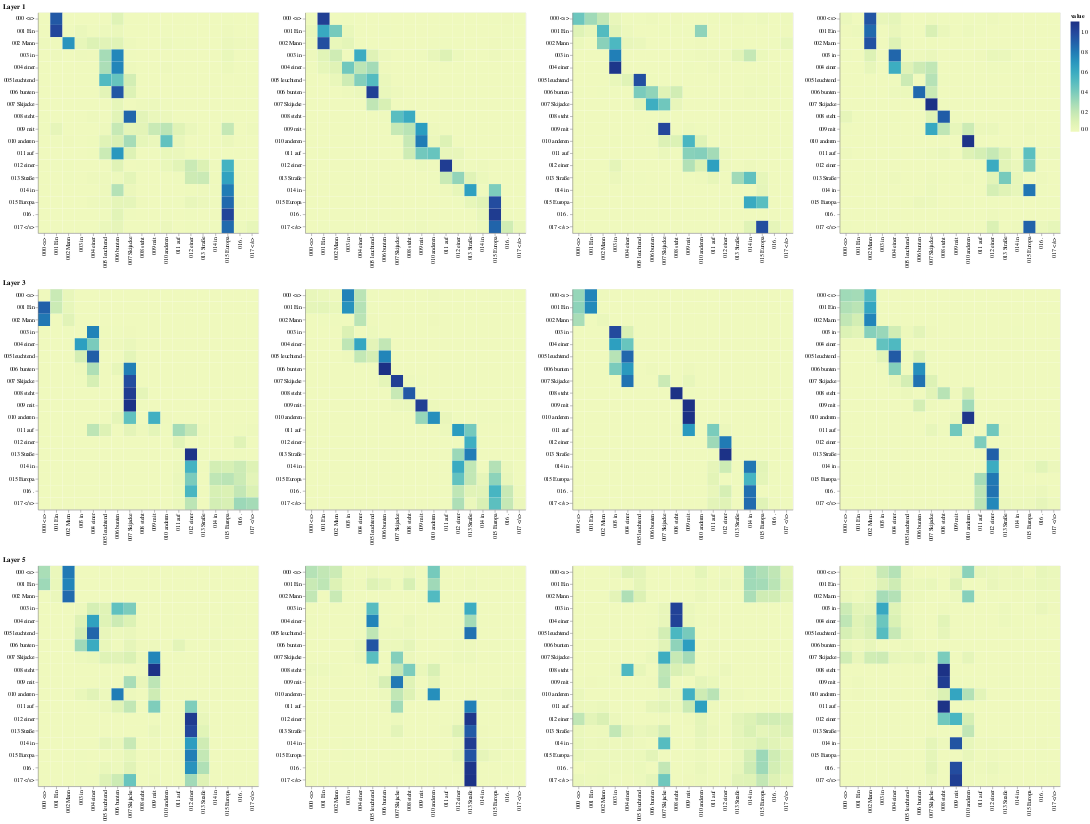

Notebook source saved alongside this figure:
### Code cell
# ## Attention Visualization
#
# > Even with a greedy decoder the translation looks pretty good. We
# > can further visualize it to see what is happening at each layer of
# > the attention


# %%
def mtx2df(m, max_row, max_col, row_tokens, col_tokens):
    "convert a dense matrix to a data frame with row and column indices"
    return pd.DataFrame(
        [
            (
                r,
                c,
                float(m[r, c]),
                "%.3d %s" % (r, row_tokens[r] if len(row_tokens) > r else "<blank>"),
                "%.3d %s" % (c, col_tokens[c] if len(col_tokens) > c else "<blank>"),
            )
            for r in range(m.shape[0])
            for c in range(m.shape[1])
            if r < max_row and c < max_col
        ],
        # if float(m[r,c]) != 0 and r < max_row and c < max_col],
        columns=["row", "column", "value", "row_token", "col_token"],
    )


def attn_map(attn, layer, head, row_tokens, col_tokens, max_dim=30):
    df = mtx2df(
        attn[0, head].data,
        max_dim,
        max_dim,
        row_tokens,
        col_tokens,
    )
    return (
        alt.Chart(data=df)
        .mark_rect()
        .encode(
            x=alt.X("col_token", axis=alt.Axis(title="")),
            y=alt.Y("row_token", axis=alt.Axis(title="")),
            color="value",
            tooltip=["row", "column", "value", "row_token", "col_token"],
        )
        .properties(height=400, width=400)
        .interactive()
    )


# %% tags=[]
def get_encoder(model, layer):
    return model.encoder.layers[layer].self_attn.attn


def get_decoder_self(model, layer):
    return model.decoder.layers[layer].self_attn.attn


def get_decoder_src(model, layer):
    return model.decoder.layers[layer].src_attn.attn


def visualize_layer(model, layer, getter_fn, ntokens, row_tokens, col_tokens):
    # ntokens = last_example[0].ntokens
    attn = getter_fn(model, layer)
    n_heads = attn.shape[1]
    charts = [
        attn_map(
            attn,
            0,
            h,
            row_tokens=row_tokens,
            col_tokens=col_tokens,
            max_dim=ntokens,
        )
        for h in range(n_heads)
    ]
    assert n_heads == 8
    return alt.vconcat(
        charts[0]
        # | charts[1]
        | charts[2]
        # | charts[3]
        | charts[4]
        # | charts[5]
        | charts[6]
        # | charts[7]
        # layer + 1 due to 0-indexing
    ).properties(title="Layer %d" % (layer + 1))


# %% [markdown]
# ## Encoder Self Attention


# %% tags=[]
def viz_encoder_self():
    model, example_data = run_model_example(n_examples=1)
    example = example_data[len(example_data) - 1]  # batch object for the final example

    layer_viz = [
        visualize_layer(
            model, layer, get_encoder, len(example[1]), example[1], example[1]
        )
        for layer in range(6)
    ]
    return alt.hconcat(
        layer_viz[0]
        # & layer_viz[1]
        & layer_viz[2]
        # & layer_viz[3]
        & layer_viz[4]
        # & layer_viz[5]
    )


viz_encoder_self()

### Figure 1 — Vega-Lite specification as saved in the notebook (floating-point values rounded to 4 significant figures; data arrays with more than 128 entries replaced by an {"elided": "..."} marker saying what was removed)
{"config": {"view": {"continuousWidth": 300, "continuousHeight": 300}}, "hconcat": [{"vconcat": [{"hconcat": [{"data": {"name": "data-e13755fbed5418ffda1c33152af5f928"}, "mark": {"type": "rect"}, "encoding": {"color": {"field": "value", "type": "quantitative"}, "tooltip": [{"field": "row", "type": "quantitative"}, {"field": "column", "type": "quantitative"}, {"field": "value", "type": "quantitative"}, {"field": "row_token", "type": "nominal"}, {"field": "col_token", "type": "nominal"}], "x": {"axis": {"title": ""}, "field": "col_token", "type": "nominal"}, "y": {"axis": {"title": ""}, "field": "row_token", "type": "nominal"}}, "height": 400, "name": "view_1", "width": 400}, {"data": {"name": "data-d8f5561910985c2a5f5fea2d69bacc62"}, "mark": {"type": "rect"}, "encoding": {"color": {"field": "value", "type": "quantitative"}, "tooltip": [{"field": "row", "type": "quantitative"}, {"field": "column", "type": "quantitative"}, {"field": "value", "type": "quantitative"}, {"field": "row_token", "type": "nominal"}, {"field": "col_token", "type": "nominal"}], "x": {"axis": {"title": ""}, "field": "col_token", "type": "nominal"}, "y": {"axis": {"title": ""}, "field": "row_token", "type": "nominal"}}, "height": 400, "name": "view_2", "width": 400}, {"data": {"name": "data-3694e790dc0072128033c5a76b9ff188"}, "mark": {"type": "rect"}, "encoding": {"color": {"field": "value", "type": "quantitative"}, "tooltip": [{"field": "row", "type": "quantitative"}, {"field": "column", "type": "quantitative"}, {"field": "value", "type": "quantitative"}, {"field": "row_token", "type": "nominal"}, {"field": "col_token", "type": "nominal"}], "x": {"axis": {"title": ""}, "field": "col_token", "type": "nominal"}, "y": {"axis": {"title": ""}, "field": "row_token", "type": "nominal"}}, "height": 400, "name": "view_3", "width": 400}, {"data": {"name": "data-2cd59c46d085da46d8231c78bddfbc84"}, "mark": {"type": "rect"}, "encoding": {"color": {"field": "value", "type": "quantitative"}, "tooltip": [{"field": "row", "type": "quantitative"}, {"field": "column", "type": "quantitative"}, {"field": "value", "type": "quantitative"}, {"field": "row_token", "type": "nominal"}, {"field": "col_token", "type": "nominal"}], "x": {"axis": {"title": ""}, "field": "col_token", "type": "nominal"}, "y": {"axis": {"title": ""}, "field": "row_token", "type": "nominal"}}, "height": 400, "name": "view_4", "width": 400}]}, {"vconcat": [{"hconcat": [{"data": {"name": "data-db0fde7009a1efa6e8b2f4c3224feccf"}, "mark": {"type": "rect"}, "encoding": {"color": {"field": "value", "type": "quantitative"}, "tooltip": [{"field": "row", "type": "quantitative"}, {"field": "column", "type": "quantitative"}, {"field": "value", "type": "quantitative"}, {"field": "row_token", "type": "nominal"}, {"field": "col_token", "type": "nominal"}], "x": {"axis": {"title": ""}, "field": "col_token", "type": "nominal"}, "y": {"axis": {"title": ""}, "field": "row_token", "type": "nominal"}}, "height": 400, "name": "view_9", "width": 400}, {"data": {"name": "data-6ca3da7f4ad9b058591d7d62283a07b4"}, "mark": {"type": "rect"}, "encoding": {"color": {"field": "value", "type": "quantitative"}, "tooltip": [{"field": "row", "type": "quantitative"}, {"field": "column", "type": "quantitative"}, {"field": "value", "type": "quantitative"}, {"field": "row_token", "type": "nominal"}, {"field": "col_token", "type": "nominal"}], "x": {"axis": {"title": ""}, "field": "col_token", "type": "nominal"}, "y": {"axis": {"title": ""}, "field": "row_token", "type": "nominal"}}, "height": 400, "name": "view_10", "width": 400}, {"data": {"name": "data-69b7a52866e2a0651f3c5bd8984ab1f3"}, "mark": {"type": "rect"}, "encoding": {"color": {"field": "value", "type": "quantitative"}, "tooltip": [{"field": "row", "type": "quantitative"}, {"field": "column", "type": "quantitative"}, {"field": "value", "type": "quantitative"}, {"field": "row_token", "type": "nominal"}, {"field": "col_token", "type": "nominal"}], "x": {"axis": {"title": ""}, "field": "col_token", "type": "nominal"}, "y": {"axis": {"title": ""}, "field": "row_token", "type": "nominal"}}, "height": 400, "name": "view_11", "width": 400}, {"data": {"name": "data-8ef9af641af052d1a52dfd095afac27d"}, "mark": {"type": "rect"}, "encoding": {"color": {"field": "value", "type": "quantitative"}, "tooltip": [{"field": "row", "type": "quantitative"}, {"field": "column", "type": "quantitative"}, {"field": "value", "type": "quantitative"}, {"field": "row_token", "type": "nominal"}, {"field": "col_token", "type": "nominal"}], "x": {"axis": {"title": ""}, "field": "col_token", "type": "nominal"}, "y": {"axis": {"title": ""}, "field": "row_token", "type": "nominal"}}, "height": 400, "name": "view_12", "width": 400}]}], "title": "Layer 3"}, {"vconcat": [{"hconcat": [{"data": {"name": "data-85a9e926ae5b35597043b1e76dc6eb56"}, "mark": {"type": "rect"}, "encoding": {"color": {"field": "value", "type": "quantitative"}, "tooltip": [{"field": "row", "type": "quantitative"}, {"field": "column", "type": "quantitative"}, {"field": "value", "type": "quantitative"}, {"field": "row_token", "type": "nominal"}, {"field": "col_token", "type": "nominal"}], "x": {"axis": {"title": ""}, "field": "col_token", "type": "nominal"}, "y": {"axis": {"title": ""}, "field": "row_token", "type": "nominal"}}, "height": 400, "name": "view_17", "width": 400}, {"data": {"name": "data-ef857681cac9d6ca77cd6e4a61bef233"}, "mark": {"type": "rect"}, "encoding": {"color": {"field": "value", "type": "quantitative"}, "tooltip": [{"field": "row", "type": "quantitative"}, {"field": "column", "type": "quantitative"}, {"field": "value", "type": "quantitative"}, {"field": "row_token", "type": "nominal"}, {"field": "col_token", "type": "nominal"}], "x": {"axis": {"title": ""}, "field": "col_token", "type": "nominal"}, "y": {"axis": {"title": ""}, "field": "row_token", "type": "nominal"}}, "height": 400, "name": "view_18", "width": 400}, {"data": {"name": "data-b3626cf8c350e0cf508ce8823f343403"}, "mark": {"type": "rect"}, "encoding": {"color": {"field": "value", "type": "quantitative"}, "tooltip": [{"field": "row", "type": "quantitative"}, {"field": "column", "type": "quantitative"}, {"field": "value", "type": "quantitative"}, {"field": "row_token", "type": "nominal"}, {"field": "col_token", "type": "nominal"}], "x": {"axis": {"title": ""}, "field": "col_token", "type": "nominal"}, "y": {"axis": {"title": ""}, "field": "row_token", "type": "nominal"}}, "height": 400, "name": "view_19", "width": 400}, {"data": {"name": "data-3094cef9372b45235fd465e1c17af2a5"}, "mark": {"type": "rect"}, "encoding": {"color": {"field": "value", "type": "quantitative"}, "tooltip": [{"field": "row", "type": "quantitative"}, {"field": "column", "type": "quantitative"}, {"field": "value", "type": "quantitative"}, {"field": "row_token", "type": "nominal"}, {"field": "col_token", "type": "nominal"}], "x": {"axis": {"title": ""}, "field": "col_token", "type": "nominal"}, "y": {"axis": {"title": ""}, "field": "row_token", "type": "nominal"}}, "height": 400, "name": "view_20", "width": 400}]}], "title": "Layer 5"}], "title": "Layer 1"}], "params": [{"name": "param_2", "select": {"type": "interval", "encodings": ["x", "y"]}, "bind": "scales", "views": ["view_1"]}, {"name": "param_4", "select": {"type": "interval", "encodings": ["x", "y"]}, "bind": "scales", "views": ["view_2"]}, {"name": "param_6", "select": {"type": "interval", "encodings": ["x", "y"]}, "bind": "scales", "views": ["view_3"]}, {"name": "param_8", "select": {"type": "interval", "encodings": ["x", "y"]}, "bind": "scales", "views": ["view_4"]}, {"name": "param_18", "select": {"type": "interval", "encodings": ["x", "y"]}, "bind": "scales", "views": ["view_9"]}, {"name": "param_20", "select": {"type": "interval", "encodings": ["x", "y"]}, "bind": "scales", "views": ["view_10"]}, {"name": "param_22", "select": {"type": "interval", "encodings": ["x", "y"]}, "bind": "scales", "views": ["view_11"]}, {"name": "param_24", "select": {"type": "interval", "encodings": ["x", "y"]}, "bind": "scales", "views": ["view_12"]}, {"name": "param_34", "select": {"type": "interval", "encodings": ["x", "y"]}, "bind": "scales", "views": ["view_17"]}, {"name": "param_36", "select": {"type": "interval", "encodings": ["x", "y"]}, "bind": "scales", "views": ["view_18"]}, {"name": "param_38", "select": {"type": "interval", "encodings": ["x", "y"]}, "bind": "scales", "views": ["view_19"]}, {"name": "param_40", "select": {"type": "interval", "encodings": ["x", "y"]}, "bind": "scales", "views": ["view_20"]}], "$schema": "https://vega.github.io/schema/vega-lite/v5.16.3.json", "datasets": {"data-e13755fbed5418ffda1c33152af5f928": {"elided": "324 records"}, "data-d8f5561910985c2a5f5fea2d69bacc62": {"elided": "324 records"}, "data-3694e790dc0072128033c5a76b9ff188": {"elided": "324 records"}, "data-2cd59c46d085da46d8231c78bddfbc84": {"elided": "324 records"}, "data-db0fde7009a1efa6e8b2f4c3224feccf": {"elided": "324 records"}, "data-6ca3da7f4ad9b058591d7d62283a07b4": {"elided": "324 records"}, "data-69b7a52866e2a0651f3c5bd8984ab1f3": {"elided": "324 records"}, "data-8ef9af641af052d1a52dfd095afac27d": {"elided": "324 records"}, "data-85a9e926ae5b35597043b1e76dc6eb56": {"elided": "324 records"}, "data-ef857681cac9d6ca77cd6e4a61bef233": {"elided": "324 records"}, "data-b3626cf8c350e0cf508ce8823f343403": {"elided": "324 records"}, "data-3094cef9372b45235fd465e1c17af2a5": {"elided": "324 records"}}}
